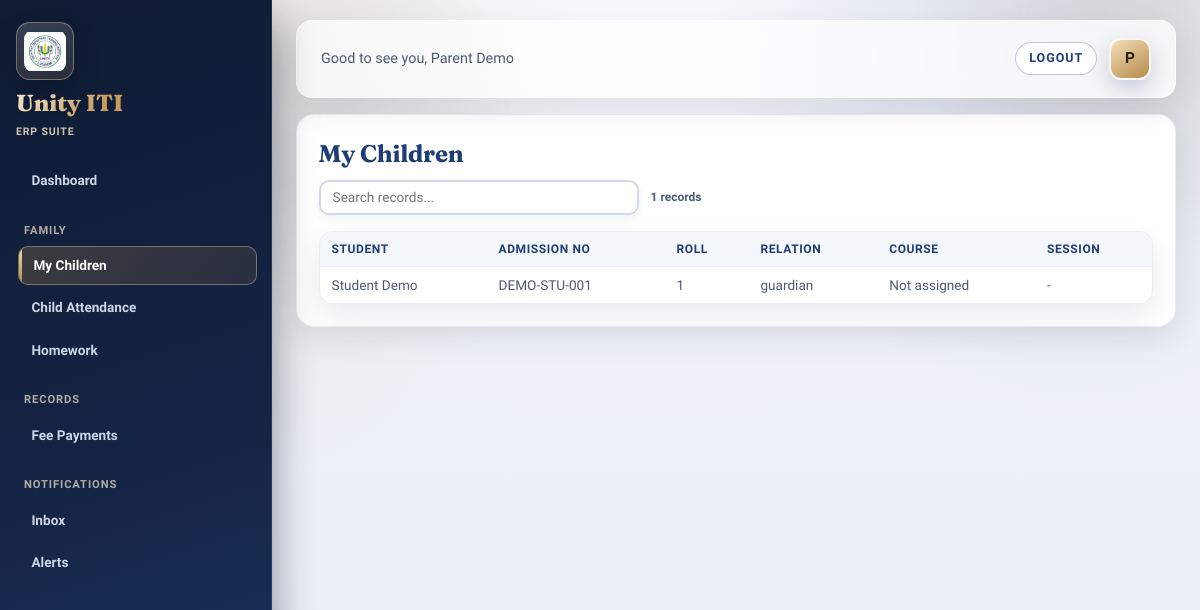
The page /parent/children.php (signed in) on the database its author committed.
### tables this page shows
CREATE TABLE students (
    id INT AUTO_INCREMENT PRIMARY KEY,
    user_id INT NULL UNIQUE,
    admission_no VARCHAR(50) NOT NULL UNIQUE,
    roll_number VARCHAR(30) NULL,
    dob DATE NULL,
    gender ENUM('male', 'female', 'other') NULL,
    photo_path VARCHAR(255) NULL,
    address VARCHAR(255) NULL,
    status ENUM('lead', 'enrolled', 'inactive') DEFAULT 'enrolled',
    created_at TIMESTAMP DEFAULT CURRENT_TIMESTAMP,
    FOREIGN KEY (user_id) REFERENCES users(id)
);

CREATE TABLE users (
    id INT AUTO_INCREMENT PRIMARY KEY,
    full_name VARCHAR(120) NOT NULL,
    email VARCHAR(150) NOT NULL UNIQUE,
    password_hash VARCHAR(255) NOT NULL,
    role ENUM('super_admin', 'admin', 'teacher', 'student', 'parent') NOT NULL,
    is_active TINYINT(1) DEFAULT 1,
    created_at TIMESTAMP DEFAULT CURRENT_TIMESTAMP,
    updated_at TIMESTAMP DEFAULT CURRENT_TIMESTAMP ON UPDATE CURRENT_TIMESTAMP
);

CREATE TABLE parent_student (
    id INT AUTO_INCREMENT PRIMARY KEY,
    parent_id INT NOT NULL,
    student_id INT NOT NULL,
    relation VARCHAR(30) DEFAULT 'guardian',
    created_at TIMESTAMP DEFAULT CURRENT_TIMESTAMP,
    UNIQUE KEY uniq_parent_student (parent_id, student_id),
    FOREIGN KEY (parent_id) REFERENCES parents(id),
    FOREIGN KEY (student_id) REFERENCES students(id)
);

### parent/children.php (the view, shortened to what this page needs)
<?php
require_once __DIR__ . '/../includes/bootstrap.php';
$childrenStatement = $pdo->prepare(
    'SELECT
        s.id,
        s.admission_no,
        s.roll_number,
        su.full_name AS student_name,
        ps.relation,
        c.class_name AS course_label,
        sess.title AS session_title
     FROM parents p
     JOIN parent_student ps ON ps.parent_id = p.id
     JOIN students s ON s.id = ps.student_id
     LEFT JOIN users su ON su.id = s.user_id
     LEFT JOIN student_class_enrollments sce ON sce.student_id = s.id AND sce.is_active = 1
     LEFT JOIN classes c ON c.id = sce.class_id
     LEFT JOIN academic_sessions sess ON sess.id = sce.session_id
     WHERE p.user_id = :user_id
     ORDER BY su.full_name'
);
$childrenStatement->execute(['user_id' => current_user()['id']]);
$children = $childrenStatement->fetchAll();
require __DIR__ . '/../includes/header.php';
?>
<section class="card">
    <h2>My Children</h2>
    <div class="table-wrap" id="section-table">
        <table>
            <thead>
                <tr>
                    <th>Student</th>
                    <th>Admission No</th>
                    <th>Roll</th>
                    <th>Relation</th>
                    <th>Course</th>
                    <th>Session</th>
                </tr>
            </thead>
            <tbody>
                <?php foreach ($children as $child): ?>
                    <tr>
                        <td><?= htmlspecialchars((string)$child['student_name']) ?></td>
                        <td><?= htmlspecialchars((string)$child['admission_no']) ?></td>
                        <td><?= htmlspecialchars((string)($child['roll_number'] ?: '-')) ?></td>
                        <td><?= htmlspecialchars((string)$child['relation']) ?></td>
                        <td><?= htmlspecialchars((string)($child['course_label'] ?: 'Not assigned')) ?></td>
                        <td><?= htmlspecialchars((string)($child['session_title'] ?: '-')) ?></td>
                    </tr>
                <?php endforeach; ?>
            </tbody>
        </table>
    </div>
</section>
<?php require __DIR__ . '/../includes/footer.php'; ?>

### assets/css/style.css (style rules this page uses)
:root { --background: #eef2f8; --surface: #ffffff; --surface-container-low: #ffffff; --surface-container-highest: #edf2fa; --surface-container-lowest: #ffffff; --primary: #b58a4a; --primary-dim: #8a642c; --primary-dark: #5e4420; --on-primary: #fdfbf6; --primary-container: #f4ead9; --on-primary-container: #4d3b1f; --secondary: #1f3d77; --on-surface: #111f35; --on-surface-variant: #4d5b74; --outline-variant: #d1d9e8; --error: #bd3f47; --error-container: #fdebee; --shadow-sm: 0 4px 10px rgba(15, 27, 45, 0.06); --shadow-md: 0 12px 30px rgba(15, 27, 45, 0.09); --shadow-lg: 0 24px 56px rgba(15, 27, 45, 0.14); --shadow-color: rgba(15, 27, 45, 0.22); --font-body: 'Plus Jakarta Sans', 'Segoe UI', sans-serif; --font-display: 'Fraunces', Georgia, serif; }
* { box-sizing: border-box; margin: 0; padding: 0; }
body { font-family: var(--font-body); background: var(--background); background-image: radial-gradient(circle at 12% 8%, rgba(181, 138, 74, 0.2), transparent 34%), radial-gradient(circle at 90% 4%, rgba(31, 61, 119, 0.14), transparent 28%), linear-gradient(180deg, #f6f8fc 0%, #eef2f8 48%, #e7edf7 100%); background-attachment: fixed; color: var(--on-surface); line-height: 1.5; -webkit-font-smoothing: antialiased; }
html { scroll-behavior: smooth; }
h1, h2, h3, h4, h5, h6 { font-family: var(--font-display); color: var(--on-surface); margin-bottom: 0.5rem; letter-spacing: -0.01em; }
h2 { font-size: 1.5rem; font-weight: 700; }
.card { background: var(--surface); border-radius: 18px; padding: 1.35rem; margin-bottom: 1.25rem; box-shadow: var(--shadow-md); border: 1px solid rgba(17, 31, 53, 0.08); transition: box-shadow 0.3s ease, transform 0.3s ease; }
.card h2, .card h3 { color: var(--secondary); }
.table-wrap { overflow-x: auto; margin-top: 1rem; background: var(--surface); border-radius: 14px; box-shadow: var(--shadow-md); border: 1px solid rgba(17, 31, 53, 0.08); }
table { width: 100%; border-collapse: separate; border-spacing: 0; }
th, td { padding: 0.5rem 0.75rem; text-align: left; border-bottom: 1px solid var(--surface-container-highest); }
th { font-weight: 700; color: var(--secondary); font-size: 0.75rem; text-transform: uppercase; letter-spacing: 0.05em; background: #f4f7fc; }
td { font-size: 0.85rem; color: var(--on-surface-variant); font-weight: 500; }
tr:last-child td { border-bottom: none; }

### rows shown on the page
students: user.full_name "Student Demo", admission_no "DEMO-STU-001", roll_number "1", parent_student.relation "guardian", course_label "Not assigned", session_title "-"

### other values the page prints
current_user()['name'] "Parent Demo"
substr(current_user()['name'], 0, 1) "P"
